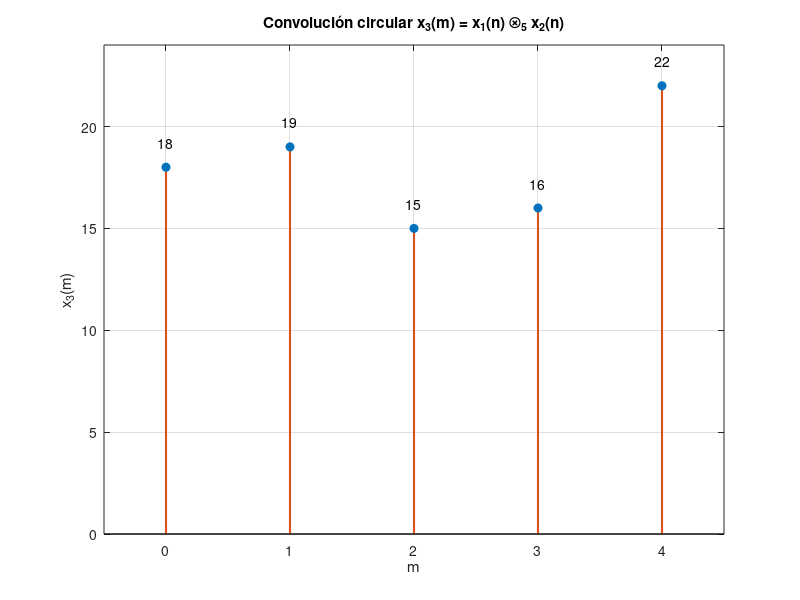

This chart was generated by the following MATLAB code:
% ETN1015 — Discrete and Fast Fourier Transforms (DFT and FFT)
% Ejercicio: Convolución circular — Ej. 2.22 (Palani)
clear; clc; close all;

% Secuencias de entrada
x1 = [2, 1, 2, 1, 0];
x2 = [1, 2, 3, 4, 5];
N = 5;

% Matriz circulante asociada a x2: cada columna n+1 contiene x2
% desplazada cíclicamente n posiciones usando índices mod N
H = zeros(N, N);
for n = 0:N-1
    H(:, n+1) = x2(mod((0:N-1) - n, N) + 1);
end

% Convolución: producto matriz-vector, resultado como vector fila
x3 = (H * x1')';

% Gráfica de x3 como diagrama de tallo
m = 0:N-1;
figure(1);
stem(m, x3, 'filled', 'LineWidth', 1.5, 'Color', [0.8500 0.3250 0.0980]);
xlabel('m'); ylabel('x_3(m)');
title('Convolución circular x_3(m) = x_1(n) \otimes_5 x_2(n)');
xlim([-0.5, N-0.5]); ylim([0, max(x3)+2]);
set(gca, 'XTick', m);
grid on;
% Etiqueta el valor numérico de x3 sobre cada punto del stem
for k = 1:N
    text(m(k), x3(k)+1.2, num2str(x3(k)), ...
        'HorizontalAlignment', 'center', 'FontSize', 10);
end
